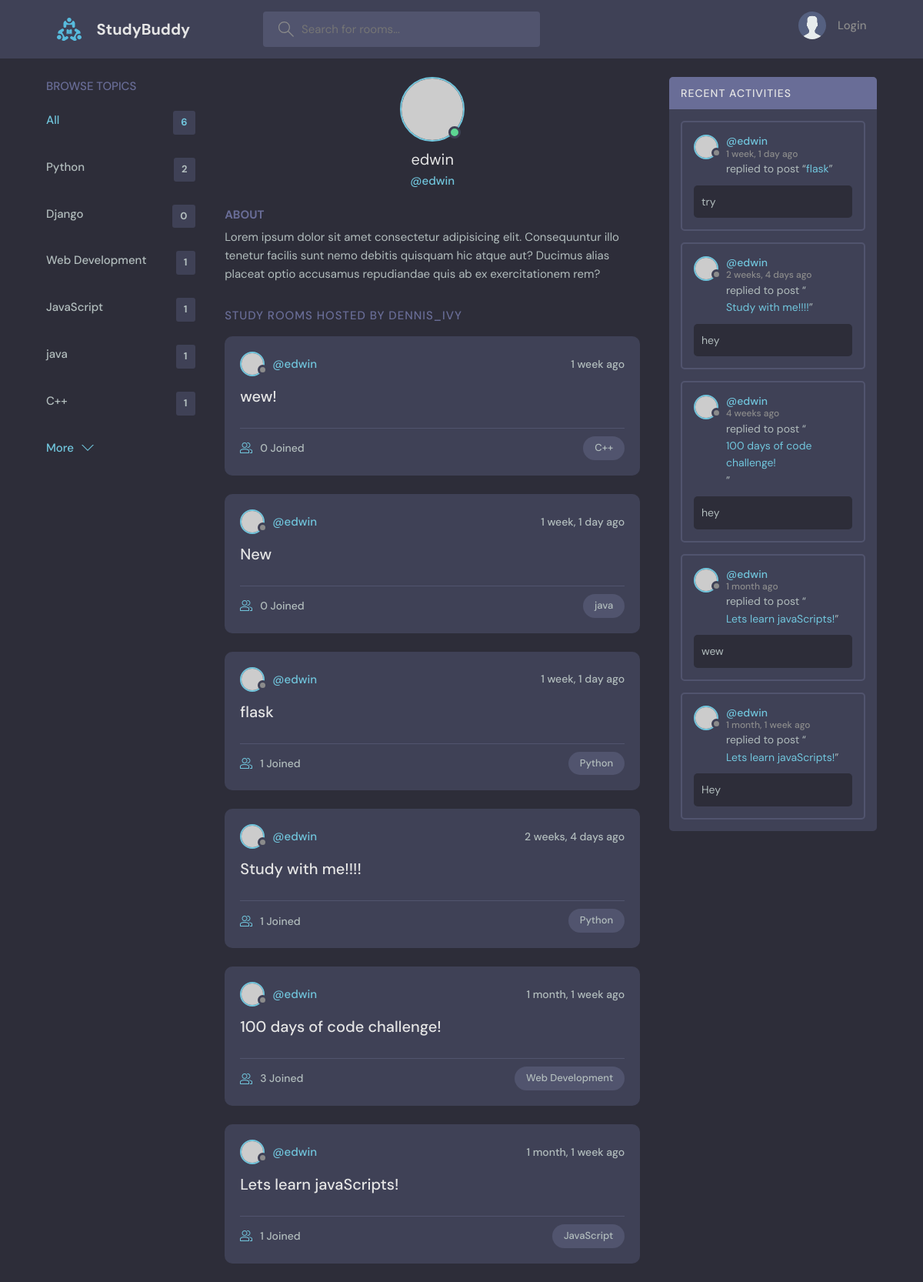
Page /profile/1/ on the committed database.
### base/models.py (models this page shows, shortened)
class Topic(models.Model):
    name = models.CharField(max_length=200)

class Room(models.Model):
    host = models.ForeignKey(User, on_delete=models.SET_NULL, null=True)
    topic = models.ForeignKey(Topic, on_delete=models.SET_NULL, null=True)
    name =  models.CharField(max_length=200)
    description = models.TextField(null=True, blank=True)
    participants = models.ManyToManyField(
        User, related_name='participants', blank=True)
    updated = models.DateTimeField(auto_now=True)
    created = models.DateTimeField(auto_now_add=True)
    class Meta:
        ordering = ['-updated', '-created']
    def __str__(self):
        return self.name

class Message(models.Model):
    user = models.ForeignKey(User, on_delete=models.CASCADE)
    room = models.ForeignKey(Room, on_delete=models.CASCADE)
    body = models.TextField()
    updated = models.DateTimeField(auto_now=True)
    created = models.DateTimeField(auto_now_add=True)
    class Meta:
        ordering = ['-updated', '-created']

### base/views.py (the view)
# urls.py: path("profile/<str:pk>/", views.userProfile, name="user-profile"),
def userProfile(request, pk):
    user = User.objects.get(id=pk)
    rooms = user.room_set.all()
    room_messages = user.message_set.all()
    topics = Topic.objects.all()
    context = {"user": user, "rooms": rooms, "room_messages": room_messages, "topics": topics}
    return render(request, "base/profile.html", context)

### base/templates/base/profile.html (shortened to what this page needs)
{% extends "main.html" %}
{% block content %}
  <main class="profile-page layout layout--3">
    <div class="container">
      {% include "base/topics_component.html" %}
      <div class="roomList">
        <div class="profile">
          <div class="profile__avatar">
            <div class="avatar avatar--large active">
              <img src="https://randomuser.me/api/portraits/men/11.jpg" />
            </div>
          </div>
          <div class="profile__info">
            <h3>{{user.username}}</h3>
            <p>@{{user.username}}</p>
          </div>
          <div class="profile__about">
            <h3>About</h3>
            <p>
              Lorem ipsum dolor sit amet consectetur adipisicing elit. Consequuntur illo tenetur
              facilis sunt nemo debitis quisquam hic atque aut? Ducimus alias placeat optio
              accusamus repudiandae quis ab ex exercitationem rem?
            </p>
          </div>
        </div>
        <div class="roomList__header">
          <div>
            <h2>Study Rooms Hosted by dennis_ivy</a>
            </h2>
          </div>
        </div>
        {% include "base/feed_component.html" %}
      </div>
      {% include "base/activity_component.html" %}
    </div>
  </main>
{% endblock %}

### templates/main.html (shortened to what this page needs)
<!DOCTYPE html>
{% load static %}
<html lang="en">
  <head>
    <link rel="stylesheet" href="{% static "styles/style.css" %}" />
  </head>
  <body>
    {% include "navbar.html" %}
    {% block content %}
    {% endblock %}
  </body>
</html>

### templates/navbar.html (shortened to what this page needs)
{% load static %}
<header class="header header--loggedIn">
    <div class="container">
      <a href="{% url "home" %}" class="header__logo">
        <img src="{% static "images/logo.svg" %}" />
        <h1>StudyBuddy</h1>
      </a>
      <form class="header__search" method="GET" action="{% url "home" %}">
        <label>
          <input name="q" placeholder="Search for rooms..." />
        </label>
      </form>
      <nav class="header__menu">
        {% if request.user.is_authenticated %}
        <div class="header__user">
          <a href="{% url "update-user" %}">
            <div class="avatar avatar--medium active">
              <img src="https://randomuser.me/api/portraits/men/37.jpg" />
            </div>
            <p>{{request.user.username}} <span>@{{request.user.username}}</span></p>
          </a>
          <button class="dropdown-button">
            <svg version="1.1" xmlns="http://www.w3.org/2000/svg" width="32" height="32" viewBox="0 0 32 32">
              <title>chevron-down</title>
              <path d="M16 21l-13-13h-3l16 16 16-16h-3l-13 13z"></path>
            </svg>
          </button>
        </div>
        {% else %}
         <a href="{% url "login" %}">
          <img src="{% static "images/avatar.svg" %}" />
          <p>Login</p>
        </a>
        {% endif %}
      </nav>
    </div>
  </header>

### base/templates/base/topics_component.html
<div class="topics">
    <div class="topics__header">
      <h2>Browse Topics</h2>
    </div>
    <ul class="topics__list">
      <li>
        <a href="{% url "home" %}" class="active">All <span>{{topics.count}}</span></a>
      </li>
      {% for topic in topics %}
      <li>
        <a href="{% url "home" %}?q={{topic.name}}">{{topic.name}} <span>{{topic.room_set.all.count}}</span></a>
      </li>
      {% endfor %}
    </ul>
    <a class="btn btn--link" href="topics.html">
      More
      <svg version="1.1" xmlns="http://www.w3.org/2000/svg" width="32" height="32" viewBox="0 0 32 32">
        <title>chevron-down</title>
        <path d="M16 21l-13-13h-3l16 16 16-16h-3l-13 13z"></path>
      </svg>
    </a>
</div>

### base/templates/base/feed_component.html (shortened to what this page needs)
{% for room in rooms %}
<div class="roomListRoom">
    <div class="roomListRoom__header">
      <a href="{% url 'user-profile' room.host.id %}" class="roomListRoom__author">
        <div class="avatar avatar--small">
          <img src="https://randomuser.me/api/portraits/women/11.jpg" />
        </div>
        <span>@{{room.host.username}}</span>
      </a>
      <div class="roomListRoom__actions">
        <span>{{room.created|timesince}} ago</span>
      </div>
    </div>
    <div class="roomListRoom__content">
      <a href="{% url 'room' room.id %}">{{room.name}}</a>
    </div>
    <div class="roomListRoom__meta">
      <a href="{% url 'room' room.id %}" class="roomListRoom__joined">
        {{room.participants.all.count}} Joined
      </a>
      <p class="roomListRoom__topic">{{room.topic.name}}</p>
    </div>
</div>
{% endfor %}

### base/templates/base/activity_component.html (shortened to what this page needs)
<div class="activities">
    <div class="activities__header">
      <h2>Recent Activities</h2>
    </div>
    {% for message in room_messages %}
    <div class="activities__box">
      <div class="activities__boxHeader roomListRoom__header">
        <a href="{% url "user-profile" message.user.id %}" class="roomListRoom__author">
          <div class="avatar avatar--small">
            <img src="https://randomuser.me/api/portraits/women/11.jpg" />
          </div>
          <p>
            @{{message.user}}
            <span>{{message.created|timesince}} ago</span>
          </p>
        </a>
      </div>
      <div class="activities__boxContent">
        <p>replied to post “<a href="{% url 'room' message.room.id %}">{{message.room}}</a>”</p>
        <div class="activities__boxRoomContent">
          {{message.body}}
        </div>
      </div>
    </div>
    {% endfor %}
  </div>

### rows in the picture
Topic: name "Python", room_set.all.count "2"
Topic: name "Django", room_set.all.count "0"
Topic: name "Web Development", room_set.all.count "1"
Topic: name "JavaScript", room_set.all.count "1"
Topic: name "java", room_set.all.count "1"
Topic: name "C++", room_set.all.count "1"
Room: host.username "edwin", created "1 week", name "wew!", participants.all.count "0", topic.name "C++"
Room: host.username "edwin", created "1 week, 1 day", name "New", participants.all.count "0", topic.name "java"
Room: host.username "edwin", created "1 week, 1 day", name "flask", participants.all.count "1", topic.name "Python"
Room: host.username "edwin", created "2 weeks, 4 days", name "Study with me!!!!", participants.all.count "1", topic.name "Python"
Room: host.username "edwin", created "1 month, 1 week", name "100 days of code challenge!", participants.all.count "3", topic.name "Web Development"
Room: host.username "edwin", created "1 month, 1 week", name "Lets learn javaScripts!", participants.all.count "1", topic.name "JavaScript"
Message: user "edwin", created "1 week, 1 day", room "flask", body "try"
Message: user "edwin", created "2 weeks, 4 days", room "Study with me!!!!", body "hey"
Message: user "edwin", created "4 weeks", room "100 days of code challenge!", body "hey"
Message: user "edwin", created "1 month", room "Lets learn javaScripts!", body "wew"
Message: user "edwin", created "1 month, 1 week", room "Lets learn javaScripts!", body "Hey"

### other values in the picture
{{ topics.count }} "6"
{{ user.username }} "edwin"
